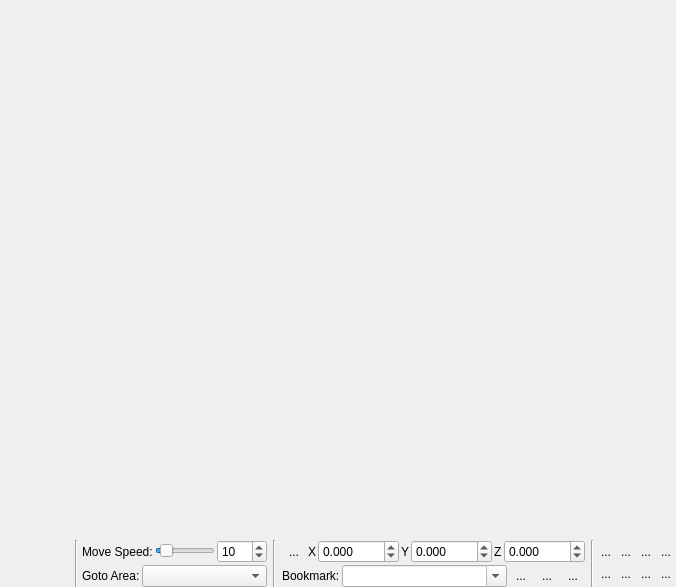
<ui version="4.0" >
 <class>WorkspaceClass</class>
 <widget class="QWidget" name="WorkspaceClass" >
  <property name="geometry" >
   <rect>
    <x>0</x>
    <y>0</y>
    <width>676</width>
    <height>587</height>
   </rect>
  </property>
  <property name="windowTitle" >
   <string>Workspace</string>
  </property>
  <layout class="QVBoxLayout" >
   <property name="spacing" >
    <number>2</number>
   </property>
   <property name="margin" >
    <number>0</number>
   </property>
   <item>
    <widget class="QFrame" name="frame" >
     <property name="sizePolicy" >
      <sizepolicy vsizetype="Expanding" hsizetype="Expanding" >
       <horstretch>0</horstretch>
       <verstretch>0</verstretch>
      </sizepolicy>
     </property>
     <property name="autoFillBackground" >
      <bool>true</bool>
     </property>
     <property name="frameShape" >
      <enum>QFrame::NoFrame</enum>
     </property>
     <property name="frameShadow" >
      <enum>QFrame::Raised</enum>
     </property>
     <layout class="QHBoxLayout" >
      <property name="spacing" >
       <number>0</number>
      </property>
      <property name="margin" >
       <number>0</number>
      </property>
      <item>
       <layout class="QHBoxLayout" >
        <property name="spacing" >
         <number>0</number>
        </property>
       </layout>
      </item>
     </layout>
    </widget>
   </item>
   <item>
    <layout class="QHBoxLayout" >
     <property name="spacing" >
      <number>0</number>
     </property>
     <item>
      <widget class="QuickConsole" native="1" name="widget_2" >
       <property name="sizePolicy" >
        <sizepolicy vsizetype="Fixed" hsizetype="Expanding" >
         <horstretch>0</horstretch>
         <verstretch>0</verstretch>
        </sizepolicy>
       </property>
      </widget>
     </item>
     <item>
      <widget class="Line" name="line_3" >
       <property name="orientation" >
        <enum>Qt::Vertical</enum>
       </property>
      </widget>
     </item>
     <item>
      <widget class="QFrame" name="quickToolFrame" >
       <property name="sizePolicy" >
        <sizepolicy vsizetype="Fixed" hsizetype="Fixed" >
         <horstretch>0</horstretch>
         <verstretch>0</verstretch>
        </sizepolicy>
       </property>
       <property name="minimumSize" >
        <size>
         <width>32</width>
         <height>32</height>
        </size>
       </property>
       <property name="autoFillBackground" >
        <bool>false</bool>
       </property>
       <property name="frameShape" >
        <enum>QFrame::NoFrame</enum>
       </property>
       <property name="frameShadow" >
        <enum>QFrame::Plain</enum>
       </property>
       <layout class="QHBoxLayout" >
        <property name="spacing" >
         <number>2</number>
        </property>
        <property name="margin" >
         <number>0</number>
        </property>
        <item>
         <widget class="QFrame" name="frame_3" >
          <property name="sizePolicy" >
           <sizepolicy vsizetype="Fixed" hsizetype="Expanding" >
            <horstretch>0</horstretch>
            <verstretch>0</verstretch>
           </sizepolicy>
          </property>
          <property name="frameShape" >
           <enum>QFrame::NoFrame</enum>
          </property>
          <property name="frameShadow" >
           <enum>QFrame::Raised</enum>
          </property>
          <layout class="QVBoxLayout" >
           <property name="spacing" >
            <number>2</number>
           </property>
           <property name="leftMargin" >
            <number>2</number>
           </property>
           <property name="topMargin" >
            <number>0</number>
           </property>
           <property name="rightMargin" >
            <number>2</number>
           </property>
           <property name="bottomMargin" >
            <number>0</number>
           </property>
           <item>
            <layout class="QHBoxLayout" >
             <property name="spacing" >
              <number>2</number>
             </property>
             <property name="leftMargin" >
              <number>2</number>
             </property>
             <property name="rightMargin" >
              <number>2</number>
             </property>
             <item>
              <widget class="QLabel" name="label" >
               <property name="text" >
                <string>Move Speed:</string>
               </property>
              </widget>
             </item>
             <item>
              <widget class="QSlider" name="horizontalSlider" >
               <property name="sizePolicy" >
                <sizepolicy vsizetype="Fixed" hsizetype="Expanding" >
                 <horstretch>0</horstretch>
                 <verstretch>0</verstretch>
                </sizepolicy>
               </property>
               <property name="maximumSize" >
                <size>
                 <width>60</width>
                 <height>14</height>
                </size>
               </property>
               <property name="minimum" >
                <number>1</number>
               </property>
               <property name="maximum" >
                <number>100</number>
               </property>
               <property name="value" >
                <number>10</number>
               </property>
               <property name="sliderPosition" >
                <number>10</number>
               </property>
               <property name="orientation" >
                <enum>Qt::Horizontal</enum>
               </property>
              </widget>
             </item>
             <item>
              <widget class="QSpinBox" name="moveSpeed" >
               <property name="sizePolicy" >
                <sizepolicy vsizetype="Fixed" hsizetype="Expanding" >
                 <horstretch>0</horstretch>
                 <verstretch>0</verstretch>
                </sizepolicy>
               </property>
               <property name="minimumSize" >
                <size>
                 <width>50</width>
                 <height>0</height>
                </size>
               </property>
               <property name="minimum" >
                <number>1</number>
               </property>
               <property name="maximum" >
                <number>100</number>
               </property>
               <property name="value" >
                <number>10</number>
               </property>
              </widget>
             </item>
            </layout>
           </item>
           <item>
            <layout class="QHBoxLayout" >
             <property name="spacing" >
              <number>2</number>
             </property>
             <property name="leftMargin" >
              <number>2</number>
             </property>
             <property name="rightMargin" >
              <number>2</number>
             </property>
             <item>
              <widget class="QLabel" name="label_5" >
               <property name="text" >
                <string>Goto Area:</string>
               </property>
              </widget>
             </item>
             <item>
              <widget class="QComboBox" name="comboBox" >
               <property name="sizePolicy" >
                <sizepolicy vsizetype="Fixed" hsizetype="MinimumExpanding" >
                 <horstretch>0</horstretch>
                 <verstretch>0</verstretch>
                </sizepolicy>
               </property>
              </widget>
             </item>
            </layout>
           </item>
          </layout>
         </widget>
        </item>
        <item>
         <widget class="Line" name="line_2" >
          <property name="orientation" >
           <enum>Qt::Vertical</enum>
          </property>
         </widget>
        </item>
        <item>
         <widget class="QFrame" name="frame_2" >
          <property name="sizePolicy" >
           <sizepolicy vsizetype="Fixed" hsizetype="Expanding" >
            <horstretch>0</horstretch>
            <verstretch>0</verstretch>
           </sizepolicy>
          </property>
          <property name="maximumSize" >
           <size>
            <width>600</width>
            <height>16777215</height>
           </size>
          </property>
          <property name="frameShape" >
           <enum>QFrame::NoFrame</enum>
          </property>
          <property name="frameShadow" >
           <enum>QFrame::Raised</enum>
          </property>
          <layout class="QVBoxLayout" >
           <property name="spacing" >
            <number>2</number>
           </property>
           <property name="leftMargin" >
            <number>2</number>
           </property>
           <property name="topMargin" >
            <number>0</number>
           </property>
           <property name="rightMargin" >
            <number>2</number>
           </property>
           <property name="bottomMargin" >
            <number>0</number>
           </property>
           <item>
            <layout class="QHBoxLayout" >
             <property name="spacing" >
              <number>2</number>
             </property>
             <property name="leftMargin" >
              <number>2</number>
             </property>
             <property name="topMargin" >
              <number>0</number>
             </property>
             <property name="rightMargin" >
              <number>2</number>
             </property>
             <property name="bottomMargin" >
              <number>0</number>
             </property>
             <item>
              <widget class="QToolButton" name="transformAbsOrRel" >
               <property name="text" >
                <string>...</string>
               </property>
               <property name="icon" >
                <iconset resource="Resources/editor.qrc" >
                 <normaloff>:/images/gizmo_abs.png</normaloff>:/images/gizmo_abs.png</iconset>
               </property>
               <property name="checkable" >
                <bool>true</bool>
               </property>
               <property name="autoRaise" >
                <bool>true</bool>
               </property>
              </widget>
             </item>
             <item>
              <widget class="QLabel" name="label_2" >
               <property name="text" >
                <string>X</string>
               </property>
              </widget>
             </item>
             <item>
              <widget class="QDoubleSpinBox" name="transformX" >
               <property name="sizePolicy" >
                <sizepolicy vsizetype="Fixed" hsizetype="Expanding" >
                 <horstretch>0</horstretch>
                 <verstretch>0</verstretch>
                </sizepolicy>
               </property>
               <property name="minimumSize" >
                <size>
                 <width>80</width>
                 <height>0</height>
                </size>
               </property>
               <property name="decimals" >
                <number>3</number>
               </property>
               <property name="minimum" >
                <double>-4000.000000000000000</double>
               </property>
               <property name="maximum" >
                <double>4000.000000000000000</double>
               </property>
               <property name="singleStep" >
                <double>0.250000000000000</double>
               </property>
              </widget>
             </item>
             <item>
              <widget class="QLabel" name="label_3" >
               <property name="text" >
                <string>Y</string>
               </property>
              </widget>
             </item>
             <item>
              <widget class="QDoubleSpinBox" name="transformY" >
               <property name="sizePolicy" >
                <sizepolicy vsizetype="Fixed" hsizetype="Fixed" >
                 <horstretch>0</horstretch>
                 <verstretch>0</verstretch>
                </sizepolicy>
               </property>
               <property name="minimumSize" >
                <size>
                 <width>80</width>
                 <height>0</height>
                </size>
               </property>
               <property name="decimals" >
                <number>3</number>
               </property>
               <property name="minimum" >
                <double>-4000.000000000000000</double>
               </property>
               <property name="maximum" >
                <double>4000.000000000000000</double>
               </property>
               <property name="singleStep" >
                <double>0.250000000000000</double>
               </property>
              </widget>
             </item>
             <item>
              <widget class="QLabel" name="label_4" >
               <property name="text" >
                <string>Z</string>
               </property>
              </widget>
             </item>
             <item>
              <widget class="QDoubleSpinBox" name="transformZ" >
               <property name="sizePolicy" >
                <sizepolicy vsizetype="Fixed" hsizetype="Expanding" >
                 <horstretch>0</horstretch>
                 <verstretch>0</verstretch>
                </sizepolicy>
               </property>
               <property name="minimumSize" >
                <size>
                 <width>80</width>
                 <height>0</height>
                </size>
               </property>
               <property name="decimals" >
                <number>3</number>
               </property>
               <property name="minimum" >
                <double>-4000.000000000000000</double>
               </property>
               <property name="maximum" >
                <double>4000.000000000000000</double>
               </property>
               <property name="singleStep" >
                <double>0.250000000000000</double>
               </property>
              </widget>
             </item>
            </layout>
           </item>
           <item>
            <layout class="QHBoxLayout" >
             <property name="spacing" >
              <number>2</number>
             </property>
             <property name="leftMargin" >
              <number>2</number>
             </property>
             <property name="topMargin" >
              <number>0</number>
             </property>
             <property name="rightMargin" >
              <number>2</number>
             </property>
             <property name="bottomMargin" >
              <number>0</number>
             </property>
             <item>
              <widget class="QLabel" name="label_6" >
               <property name="text" >
                <string>Bookmark:</string>
               </property>
              </widget>
             </item>
             <item>
              <widget class="QComboBox" name="bookmarkList" >
               <property name="sizePolicy" >
                <sizepolicy vsizetype="Fixed" hsizetype="MinimumExpanding" >
                 <horstretch>0</horstretch>
                 <verstretch>0</verstretch>
                </sizepolicy>
               </property>
               <property name="minimumSize" >
                <size>
                 <width>100</width>
                 <height>0</height>
                </size>
               </property>
               <property name="toolTip" >
                <string>Select Bookmark</string>
               </property>
               <property name="editable" >
                <bool>true</bool>
               </property>
              </widget>
             </item>
             <item>
              <widget class="QToolButton" name="bookmarkGoto" >
               <property name="toolTip" >
                <string>Go to Bookmark</string>
               </property>
               <property name="text" >
                <string>...</string>
               </property>
               <property name="icon" >
                <iconset resource="Resources/editor.qrc" >
                 <normaloff>:/images/go.png</normaloff>:/images/go.png</iconset>
               </property>
               <property name="autoRaise" >
                <bool>true</bool>
               </property>
              </widget>
             </item>
             <item>
              <widget class="QToolButton" name="bookmarkAdd" >
               <property name="toolTip" >
                <string>Add Bookmark</string>
               </property>
               <property name="text" >
                <string>...</string>
               </property>
               <property name="icon" >
                <iconset>
                 <normaloff>://images/plus.png</normaloff>://images/plus.png</iconset>
               </property>
               <property name="autoRaise" >
                <bool>true</bool>
               </property>
              </widget>
             </item>
             <item>
              <widget class="QToolButton" name="bookmarkDel" >
               <property name="toolTip" >
                <string>Delete Bookmark</string>
               </property>
               <property name="text" >
                <string>...</string>
               </property>
               <property name="icon" >
                <iconset resource="Resources/editor.qrc" >
                 <normaloff>:/images/delete.png</normaloff>:/images/delete.png</iconset>
               </property>
               <property name="autoRaise" >
                <bool>true</bool>
               </property>
              </widget>
             </item>
            </layout>
           </item>
          </layout>
         </widget>
        </item>
        <item>
         <widget class="Line" name="line" >
          <property name="orientation" >
           <enum>Qt::Vertical</enum>
          </property>
         </widget>
        </item>
        <item>
         <layout class="QGridLayout" >
          <property name="margin" >
           <number>0</number>
          </property>
          <property name="spacing" >
           <number>0</number>
          </property>
          <item row="1" column="1" >
           <widget class="QToolButton" name="toolButton_11" >
            <property name="maximumSize" >
             <size>
              <width>20</width>
              <height>20</height>
             </size>
            </property>
            <property name="text" >
             <string>...</string>
            </property>
            <property name="icon" >
             <iconset resource="Resources/editor.qrc" >
              <normaloff>:/images/view_zoom.png</normaloff>:/images/view_zoom.png</iconset>
            </property>
            <property name="autoRaise" >
             <bool>true</bool>
            </property>
           </widget>
          </item>
          <item row="0" column="1" >
           <widget class="QToolButton" name="toolButton_5" >
            <property name="maximumSize" >
             <size>
              <width>20</width>
              <height>20</height>
             </size>
            </property>
            <property name="text" >
             <string>...</string>
            </property>
            <property name="icon" >
             <iconset resource="Resources/editor.qrc" >
              <normaloff>:/images/view_fov.png</normaloff>:/images/view_fov.png</iconset>
            </property>
            <property name="autoRaise" >
             <bool>true</bool>
            </property>
           </widget>
          </item>
          <item row="0" column="3" >
           <widget class="QToolButton" name="toolButton_7" >
            <property name="maximumSize" >
             <size>
              <width>20</width>
              <height>20</height>
             </size>
            </property>
            <property name="text" >
             <string>...</string>
            </property>
            <property name="icon" >
             <iconset resource="Resources/editor.qrc" >
              <normaloff>:/images/view_rotate.png</normaloff>:/images/view_rotate.png</iconset>
            </property>
            <property name="autoRaise" >
             <bool>true</bool>
            </property>
           </widget>
          </item>
          <item row="0" column="2" >
           <widget class="QToolButton" name="toolButton_6" >
            <property name="maximumSize" >
             <size>
              <width>20</width>
              <height>20</height>
             </size>
            </property>
            <property name="text" >
             <string>...</string>
            </property>
            <property name="icon" >
             <iconset resource="Resources/editor.qrc" >
              <normaloff>:/images/view_pan.png</normaloff>:/images/view_pan.png</iconset>
            </property>
            <property name="autoRaise" >
             <bool>true</bool>
            </property>
           </widget>
          </item>
          <item row="1" column="3" >
           <widget class="QToolButton" name="toolButton_10" >
            <property name="maximumSize" >
             <size>
              <width>20</width>
              <height>20</height>
             </size>
            </property>
            <property name="text" >
             <string>...</string>
            </property>
            <property name="icon" >
             <iconset resource="Resources/editor.qrc" >
              <normaloff>:/images/view_rotate_obj.png</normaloff>:/images/view_rotate_obj.png</iconset>
            </property>
            <property name="autoRaise" >
             <bool>true</bool>
            </property>
           </widget>
          </item>
          <item row="0" column="0" >
           <widget class="QToolButton" name="toolButton_4" >
            <property name="maximumSize" >
             <size>
              <width>20</width>
              <height>20</height>
             </size>
            </property>
            <property name="text" >
             <string>...</string>
            </property>
            <property name="icon" >
             <iconset resource="Resources/editor.qrc" >
              <normaloff>:/images/view_asdf.png</normaloff>:/images/view_asdf.png</iconset>
            </property>
            <property name="autoRaise" >
             <bool>true</bool>
            </property>
           </widget>
          </item>
          <item row="1" column="0" >
           <widget class="QToolButton" name="toolButton_8" >
            <property name="maximumSize" >
             <size>
              <width>20</width>
              <height>20</height>
             </size>
            </property>
            <property name="text" >
             <string>...</string>
            </property>
            <property name="icon" >
             <iconset resource="Resources/editor.qrc" >
              <normaloff>:/images/view_rotate.png</normaloff>:/images/view_rotate.png</iconset>
            </property>
            <property name="autoRaise" >
             <bool>true</bool>
            </property>
           </widget>
          </item>
          <item row="1" column="2" >
           <widget class="QToolButton" name="toolButton_9" >
            <property name="maximumSize" >
             <size>
              <width>20</width>
              <height>20</height>
             </size>
            </property>
            <property name="text" >
             <string>...</string>
            </property>
            <property name="icon" >
             <iconset resource="Resources/editor.qrc" >
              <normaloff>:/images/view_zoom_area.png</normaloff>:/images/view_zoom_area.png</iconset>
            </property>
            <property name="autoRaise" >
             <bool>true</bool>
            </property>
           </widget>
          </item>
         </layout>
        </item>
       </layout>
      </widget>
     </item>
    </layout>
   </item>
  </layout>
  <action name="actionToggleFrameMaximum" >
   <property name="text" >
    <string>toggleFrameMaximum</string>
   </property>
   <property name="shortcut" >
    <string>Alt+W</string>
   </property>
   <property name="shortcutContext" >
    <enum>Qt::ApplicationShortcut</enum>
   </property>
  </action>
 </widget>
 <layoutdefault spacing="6" margin="11" />
 <customwidgets>
  <customwidget>
   <class>QuickConsole</class>
   <extends>QWidget</extends>
   <header>QuickConsole.h</header>
  </customwidget>
 </customwidgets>
 <resources>
  <include location="Resources/editor.qrc" />
  <include location="resources/editor.qrc" />
 </resources>
 <connections>
  <connection>
   <sender>horizontalSlider</sender>
   <signal>sliderMoved(int)</signal>
   <receiver>moveSpeed</receiver>
   <slot>setValue(int)</slot>
   <hints>
    <hint type="sourcelabel" >
     <x>367</x>
     <y>493</y>
    </hint>
    <hint type="destinationlabel" >
     <x>420</x>
     <y>497</y>
    </hint>
   </hints>
  </connection>
  <connection>
   <sender>moveSpeed</sender>
   <signal>valueChanged(int)</signal>
   <receiver>horizontalSlider</receiver>
   <slot>setValue(int)</slot>
   <hints>
    <hint type="sourcelabel" >
     <x>419</x>
     <y>489</y>
    </hint>
    <hint type="destinationlabel" >
     <x>361</x>
     <y>497</y>
    </hint>
   </hints>
  </connection>
 </connections>
</ui>
